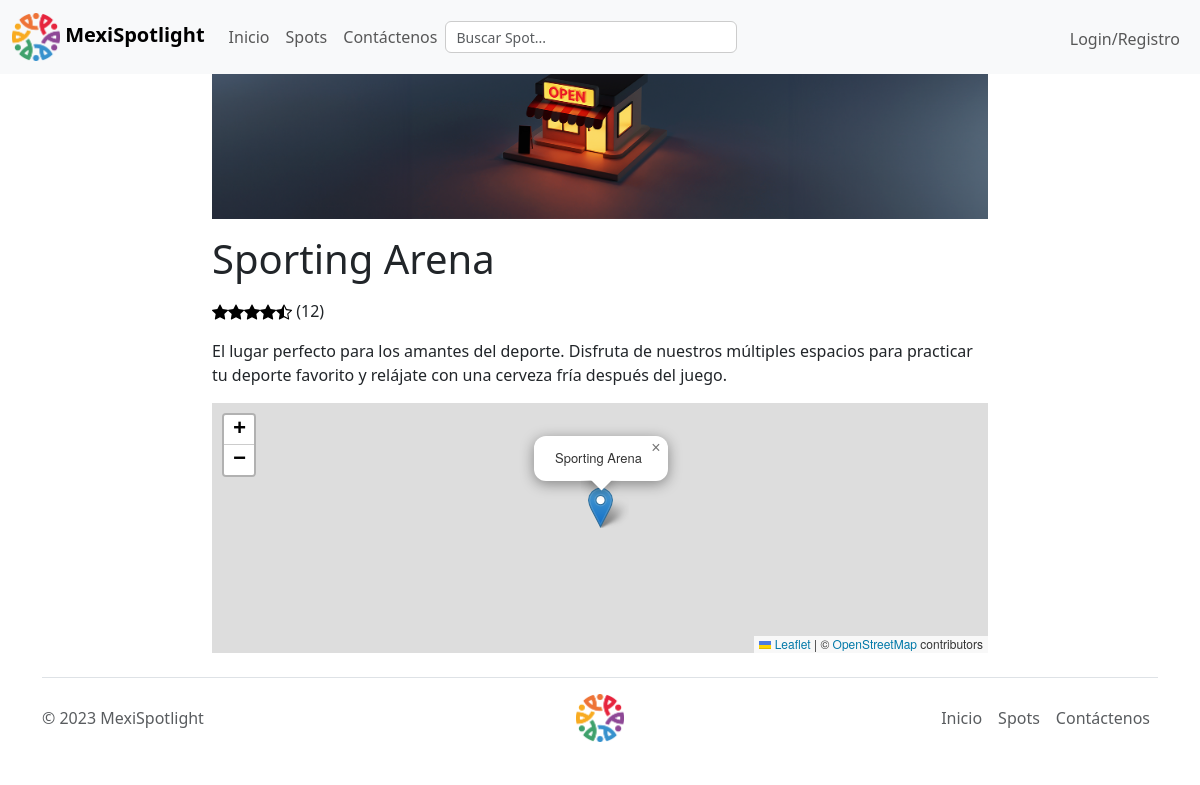
Screenshot of /verSpot.php?id=6 with the database file from the repository.
### tables this page shows
CREATE TABLE negocios (
    id INT PRIMARY KEY AUTO_INCREMENT, Nombre VARCHAR(255) NOT NULL, Imagen VARCHAR(255), Descripcion TEXT, CoordenadaX FLOAT, CoordenadaY FLOAT, NumeroVotos INT, PuntosPromedio FLOAT
);

### verSpot.php (the view, shortened to what this page needs)
<?php
if (isset($_GET["id"]) && !empty(trim($_GET["id"]))) {
    require_once "./conexion/config.php";
    $sql = "SELECT * FROM negocios WHERE id = ?";
    if ($stmt = $conn->prepare($sql)) {
        $stmt->bind_param("i", $param_id);
        if ($stmt->execute()) {
            $result = $stmt->get_result();
            if ($result->num_rows == 1) {
                $row = $result->fetch_array(MYSQLI_ASSOC);
            } else {
                header("location: error.php");
                exit();
            }
        } else {
            echo "Ups! Algo salió mal. Intenta más tarde.";
        }
    }
} else {
    header("location: error.php");
    exit();
}
include './TEMPLATE/head.php';
?>
<?php
include './TEMPLATE/nav.php';
?>
<div class="wrapper">
    <div class="container-fluid">
        <div class="form-group">
            <?php
            echo '<p><img style="max-width: 100%" src="./images/' . $row['Imagen'] . '"/></p>';
            ?>
        </div>
        <?php
        if (empty($_SESSION["id"])) {
            ?>
        <div class="form-group">
            <p>
            <h1>
                <?php
                    echo $row["Nombre"]; ?>
            </h1>
            </p>
        </div>
            <?php
        }
        ?>
            <div class="form-group">
                <p>
                    <?php
                    $counter = $row['PuntosPromedio'];
                    for ($i = 0; $i < 5; $i++) {
                        global $counter;
                        if ($counter >= 1) {
                            echo '<img src="./SVG/star-fill.svg" alt="star" >';
                            $counter--;
                        } else if ($counter >= 0.5) {
                            echo '<img src="./SVG/star-half.svg" alt="star" >';
                            $counter--;
                        } else {
                            echo '<img src="./SVG/star.svg" alt="star">';
                        }
                    }
                    echo ' (' . $row['NumeroVotos'] . ')'; ?>
                </p>
            </div>
            <div class="form-group">
                <p>
                    <?php echo $row["Descripcion"]; ?>
                </p>
            </div>
            <div class="form-group" id="map" style="height: 250px; width:100%">
            </div>
        </div>
    </div>
    <?php
    include './TEMPLATE/footer.php';
    ?>

### rows the page displays
negocios: Imagen (picture), Nombre "Sporting Arena", NumeroVotos "12", Descripcion "El lugar perfecto para los amantes del deporte. Disfruta de nuestros múltiples espacios para practicar tu deporte favorito y relájate con una cerveza fría después del juego."
